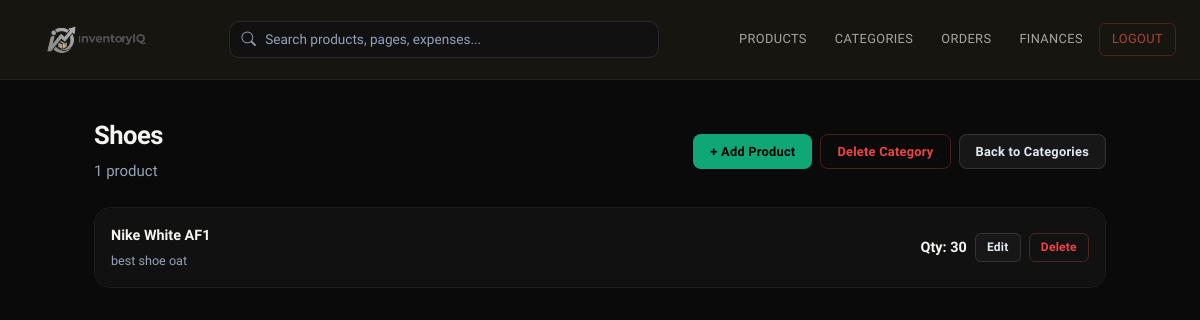
Page /categories/2/ (signed in) on the earlier database version.
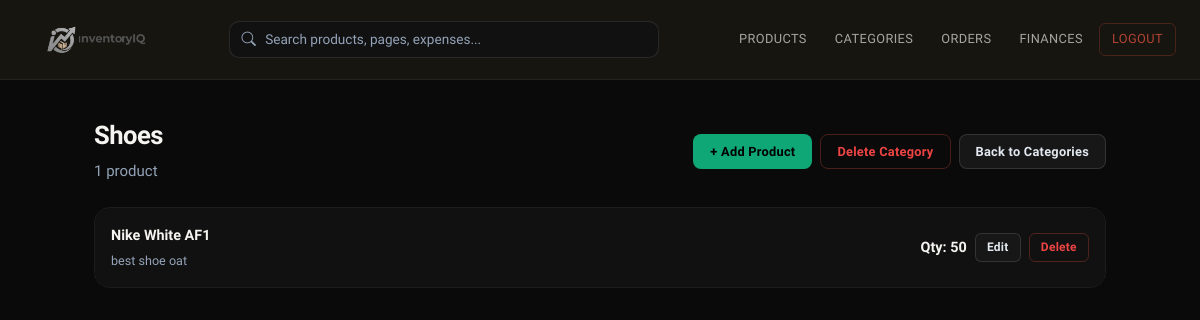
Same page on the later database version.
### inventory/models.py (models this page shows, shortened)
class Product(models.Model):
    user = models.ForeignKey(User, on_delete=models.CASCADE, null=True, blank=True)
    name = models.CharField(max_length=200)
    category = models.ForeignKey(
        Category, on_delete=models.SET_NULL, null=True, blank=True
    )
    quantity = models.PositiveIntegerField(default=0)
    low_stock_threshold = models.PositiveIntegerField(default=5)
    description = models.TextField(blank=True)
    created_at = models.DateTimeField(auto_now_add=True)
    updated_at = models.DateTimeField(auto_now=True)
    sku_number = models.CharField(max_length=100, unique=True, blank=True, null=True)
    low_stock_notified = models.BooleanField(default=False)
    retail_value = models.DecimalField(
        max_digits=10, decimal_places=2, null=True, blank=True
    )
    cost_value = models.DecimalField(
        max_digits=10, decimal_places=2, null=True, blank=True
    )
    display_order = models.PositiveIntegerField(default=0)
    @property
    def is_low_stock(self):
        return self.quantity <= self.low_stock_threshold

### inventory/views.py (the view)
# urls.py: path('categories/<int:pk>/', views.category_detail, name='category_detail'),
@login_required
def category_detail(request, pk):
    category = get_object_or_404(Category, pk=pk, user=request.user)
    subcategories = category.subcategories.all().order_by('name')
    products = Product.objects.filter(user=request.user, category=category).order_by('display_order', 'name')
    selected_subcategory = request.GET.get('subcategory', '').strip()
    if selected_subcategory:
        products = Product.objects.filter(user=request.user, category_id=selected_subcategory).order_by('display_order', 'name')
    return render(request, 'inventory/category_detail.html', {
        'category': category,
        'products': products,
        'subcategories': subcategories,
        'selected_subcategory': selected_subcategory,
    })

### templates/inventory/category_detail.html (shortened to what this page needs)
{% extends 'base.html' %}
{% block content %}
<div class="d-flex justify-content-between align-items-center mb-4">
    <div>
        <h2>{{ category.name }}</h2>
        <p class="text-muted mb-0">
            {{ products|length }} product{{ products|length|pluralize }}
        </p>
    </div>
    <div class="d-flex gap-2">
        <a href="{% url 'product_add' %}?category={{ category.id }}" class="btn btn-dark">+ Add Product</a>
        <a href="{% url 'category_delete' category.pk %}" class="btn btn-outline-danger">Delete Category</a>
        <a href="{% url 'category_list' %}" class="btn btn-outline-secondary">Back to Categories</a>
    </div>
</div>
{% if products %}
<div class="list-group">
    {% for product in products %}
    <div class="list-group-item d-flex justify-content-between align-items-center py-3">
        <div>
            <strong>{{ product.name }}</strong>
            {% if product.description %}
            <div class="text-muted small mt-1">{{ product.description }}</div>
            {% endif %}
        </div>
        <div class="d-flex align-items-center gap-2">
            <span class="fw-bold">Qty: {{ product.quantity }}</span>
            <a href="{% url 'product_edit' product.pk %}" class="btn btn-sm btn-outline-secondary">Edit</a>
            <a href="{% url 'product_delete' product.pk %}" class="btn btn-sm btn-outline-danger">Delete</a>
        </div>
    </div>
    {% endfor %}
</div>
{% else %}
<p class="text-muted">No products in this category yet.</p>
{% endif %}
{% endblock %}

Differences in the rows shown:
changed Product "Nike White AF1": quantity "30" → "50"
